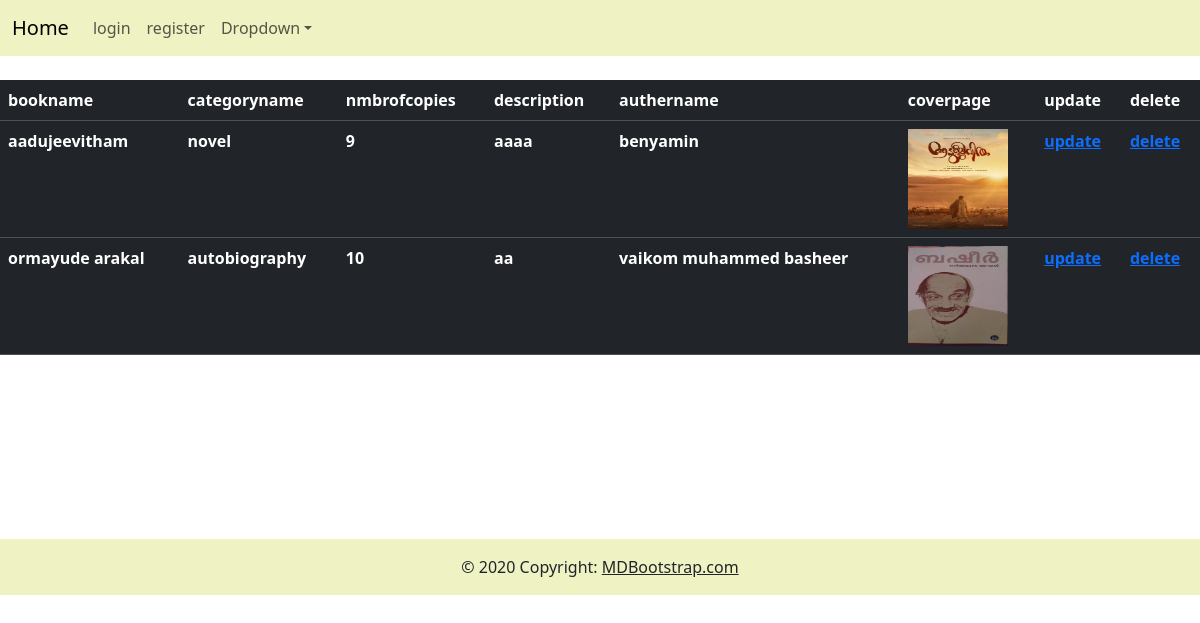
The app's page /displayb with its own data.
### library/models.py (models this page shows, shortened)
class book(models.Model):
    bookname=models.CharField(max_length=50)
    nmbrofcopies=models.IntegerField()
    description=models.CharField(max_length=50)
    authername=models.CharField(max_length=30)
    coverpage=models.FileField(upload_to='media')
    category_name=models.ForeignKey(category,on_delete=models.CASCADE)

class category(models.Model):
    categoryname=models.CharField(max_length=30)

### library/views.py (the view)
# urls.py: path('displayb',views.displayb,name='displayb'),
def displayb(request):
    m=book.objects.all()
    p={'m':m}
    return render(request,'display_book.html',p)

### template/display_book.html
{% extends 'base.html' %}
{% load static %}
{% block content %}
<br>
    <table class="table table-dark table-hover">
        <tr>
            <th>bookname</th>
            <th>categoryname</th>
            <th>nmbrofcopies</th>
            <th>description</th>
            <th>authername</th>
            <th>coverpage</th>
            <th>update</th>
            <th>delete</th>
        </tr>
        {% for i in m %}
        <tr>
            <th>{{i.bookname}}</th>
            <th>{{i.category_name.categoryname}}</th>
            <th>{{i.nmbrofcopies}}</th>
            <th>{{i.description}}</th>
            <th>{{i.authername}}</th>
            <th><img src="{{i.coverpage.url}}" style="width: 100px; height:100px"></th>
            <th><a href="{% url 'updateb' i.id %}">update</a></th>
            <th><a href="{% url 'deleteb' i.id %}">delete</a></th>
        </tr>
        {% endfor %}
    </table>
    <br><br><br><br><br><br><br>
{% endblock %}

### records on screen
book: bookname "aadujeevitham", category_name.categoryname "novel", nmbrofcopies "9", description "aaaa", authername "benyamin", coverpage (picture)
book: bookname "ormayude arakal", category_name.categoryname "autobiography", nmbrofcopies "10", description "aa", authername "vaikom muhammed basheer", coverpage (picture)
